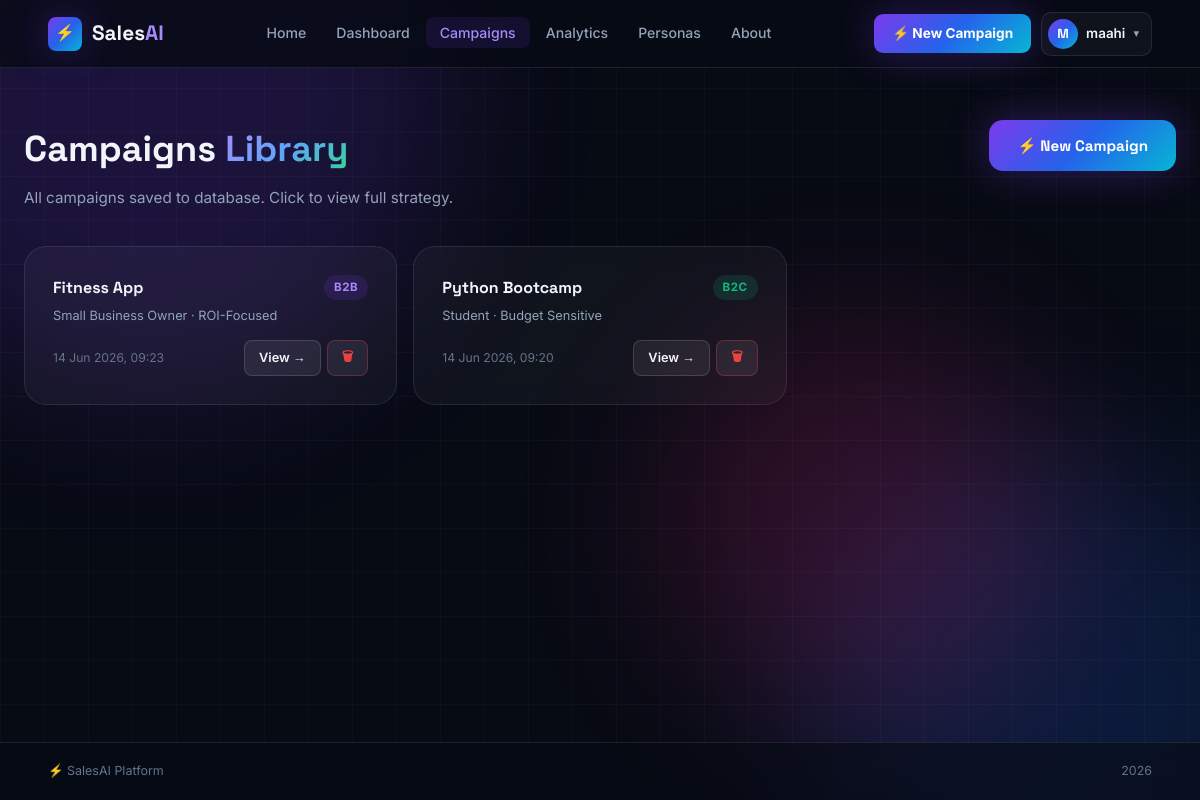
The page /campaigns (signed in) on the database its author committed.
### models.py (models this page shows, shortened)
class Base(DeclarativeBase):
    pass

class User(Base):
    __tablename__ = "users"
    id            = Column(Integer, primary_key=True)
    username      = Column(String(80),  nullable=False, unique=True)
    email         = Column(String(120), nullable=False, unique=True)
    password_hash = Column(String(256), nullable=True)   # nullable for OAuth users
    oauth_provider= Column(String(30),  nullable=True)   # google / github / None
    oauth_id      = Column(String(120), nullable=True)   # provider user id
    avatar_url    = Column(String(300), nullable=True)   # profile picture
    created_at    = Column(DateTime, default=datetime.utcnow)
    def to_dict(self):
        return {
            "id":       self.id,
            "username": self.username,
            "email":    self.email,
        }

class Campaign(Base):
    __tablename__ = "campaigns"
    id                = Column(Integer, primary_key=True)
    user_id           = Column(Integer, ForeignKey("users.id"), nullable=True)
    product_name      = Column(String(200), nullable=False)
    category          = Column(String(50),  nullable=False)
    persona           = Column(String(100), nullable=False)
    behavior          = Column(String(100), nullable=False)
    status            = Column(String(30),  default="active")
    execution_status  = Column(String(30),  default="draft")
    created_at        = Column(DateTime,    default=datetime.utcnow)
    stages          = relationship("StrategyStage",   back_populates="campaign", cascade="all, delete")
    posts           = relationship("GeneratedPost",   back_populates="campaign", cascade="all, delete")
    analytics       = relationship("Analytics",       back_populates="campaign", uselist=False, cascade="all, delete")
    recommendations = relationship("Recommendation",  back_populates="campaign", cascade="all, delete")
    def to_dict(self):
        return {
            "id":               self.id,
            "user_id":          self.user_id,
            "product_name":     self.product_name,
            "category":         self.category,
            "persona":          self.persona,
            "behavior":         self.behavior,
            "status":           self.status,
            "execution_status": self.execution_status,
            "created_at":       self.created_at.strftime("%d %b %Y, %H:%M"),
        }

### routes/main_routes.py (the view)
@main_bp.route("/campaigns")
@login_required
def campaigns_page():
    campaigns = get_all_campaigns(user_id=current_uid())
    return render_template("campaigns.html", campaigns=campaigns,
                           user=current_user())

### routes/main_routes.py (called while the page is built)
def login_required(f):
    @wraps(f)
    def decorated(*args, **kwargs):
        if "user_id" not in session:
            return redirect(url_for("main.login_page", next=request.path))
        return f(*args, **kwargs)
    return decorated

def current_user():
    uid = session.get("user_id")
    return get_user_by_id(uid) if uid else None

def current_uid():
    return session.get("user_id")

### services/auth_service.py (called while the page is built)
def get_user_by_id(user_id: int) -> dict | None:
    db = Session()
    try:
        user = db.query(User).filter_by(id=user_id).first()
        return user.to_dict() if user else None
    finally:
        db.close()

### services/strategy_service.py (called while the page is built)
def get_all_campaigns(user_id=None):
    db = Session()
    try:
        q = db.query(Campaign).order_by(Campaign.created_at.desc())
        if user_id is not None:
            q = q.filter_by(user_id=user_id)
        return [c.to_dict() for c in q.all()]
    finally:
        db.close()

### templates/campaigns.html (shortened to what this page needs)
{% extends "base.html" %}
{% block content %}
<div class="page-hdr">
  <div>
    <h1 class="page-title">Campaigns <span class="g-text">Library</span></h1>
    <p class="page-sub">All campaigns saved to database. Click to view full strategy.</p>
  </div>
  <a href="/dashboard" class="btn-neon">⚡ New Campaign</a>
</div>
{% if not campaigns %}
<div class="empty-state">
  <div class="es-icon">📭</div>
  <h3>No campaigns yet</h3>
  <p>Generate your first campaign from the dashboard.</p>
  <a href="/dashboard" class="btn-neon" style="margin-top:16px">Get Started →</a>
</div>
{% else %}
<div class="camp-grid">
  {% for c in campaigns %}
  <div class="camp-card glass-card">
    <div class="cc-header">
      <div>
        <div class="cc-product">{{ c.product_name }}</div>
        <div class="cc-meta">{{ c.persona }} · {{ c.behavior }}</div>
      </div>
      <span class="cc-cat {{ c.category|lower }}">{{ c.category }}</span>
    </div>
    <div class="cc-footer">
      <span class="cc-time">{{ c.created_at }}</span>
      <div class="cc-actions">
        <a href="/campaigns/{{ c.id }}" class="btn-sm">View →</a>
        <button class="btn-sm btn-del" onclick="deleteCampaign({{ c.id }}, this)">🗑</button>
      </div>
    </div>
  </div>
  {% endfor %}
</div>
{% endif %}
{% endblock %}

### templates/base.html (shortened to what this page needs)
<!DOCTYPE html>
<html lang="en">
<head>
  <link rel="stylesheet" href="/static/css/style.css"/>
  <link rel="stylesheet" href="/static/css/auth.css"/>
</head>
<body>
<div class="ambient" aria-hidden="true">
  <div class="orb o1"></div>
  <div class="orb o2"></div>
  <div class="orb o3"></div>
  <div class="grid-overlay"></div>
</div>
<nav class="navbar" id="navbar">
  <a href="/" class="nav-brand">
    <div class="brand-icon"><span>⚡</span></div>
    <span class="brand-name">Sales<em>AI</em></span>
  </a>
  <ul class="nav-menu" id="nav-menu">
    <li><a href="/"          class="nm-link {% if request.path=='/' %}active{% endif %}">Home</a></li>
    <li><a href="/dashboard" class="nm-link {% if request.path=='/dashboard' %}active{% endif %}">Dashboard</a></li>
    <li><a href="/campaigns" class="nm-link {% if request.path=='/campaigns' %}active{% endif %}">Campaigns</a></li>
    <li><a href="/analytics" class="nm-link {% if request.path=='/analytics' %}active{% endif %}">Analytics</a></li>
    <li><a href="/personas"  class="nm-link {% if request.path=='/personas' %}active{% endif %}">Personas</a></li>
    <li><a href="/about"     class="nm-link {% if request.path=='/about' %}active{% endif %}">About</a></li>
  </ul>
  <div class="nav-end">
    <a href="/dashboard" class="nav-cta-btn">⚡ New Campaign</a>
    {% if session.user_id %}
    <div class="user-menu">
      <div class="um-trigger" onclick="this.parentElement.classList.toggle('open')">
        <div class="um-avatar">{{ session.username[0]|upper }}</div>
        <span class="um-name">{{ session.username }}</span>
        <span class="um-caret">▾</span>
      </div>
    </div>
    {% else %}
    <a href="/login" class="nav-login-btn">Sign In</a>
    {% endif %}
  </div>
</nav>
<main class="main-wrap">
  {% block content %}{% endblock %}
</main>
<footer class="footer">
  <span>⚡ SalesAI Platform</span>
  <span>2026</span>
</footer>
</body>
</html>

### static/css/auth.css (style rules this page uses)
.user-menu { position: relative; z-index: 200; }
.um-trigger { display: flex; align-items: center; gap: 8px; background: var(--surface); border: 1px solid var(--border); border-radius: 10px; padding: 6px 12px 6px 6px; cursor: pointer; transition: var(--transition); user-select: none; }
.um-avatar { width: 30px; height: 30px; border-radius: 50%; background: var(--grad-main); display: flex; align-items: center; justify-content: center; font-family: 'Space Grotesk', sans-serif; font-size: .82rem; font-weight: 800; color: #fff; flex-shrink: 0; }
.um-name { font-size: .84rem; font-weight: 600; color: var(--text); max-width: 80px; overflow: hidden; text-overflow: ellipsis; white-space: nowrap; }
.um-caret { font-size: .7rem; color: var(--muted2); transition: transform .2s; }

### rows shown on the page
User: username "maahi"
Campaign: product_name "Fitness App", persona "Small Business Owner", behavior "ROI-Focused", category "B2B", created_at "14 Jun 2026, 09:23"
Campaign: product_name "Python Bootcamp", persona "Student", behavior "Budget Sensitive", category "B2C", created_at "14 Jun 2026, 09:20"

### other values the page prints
{{ session.username[0]|upper }} "M"
